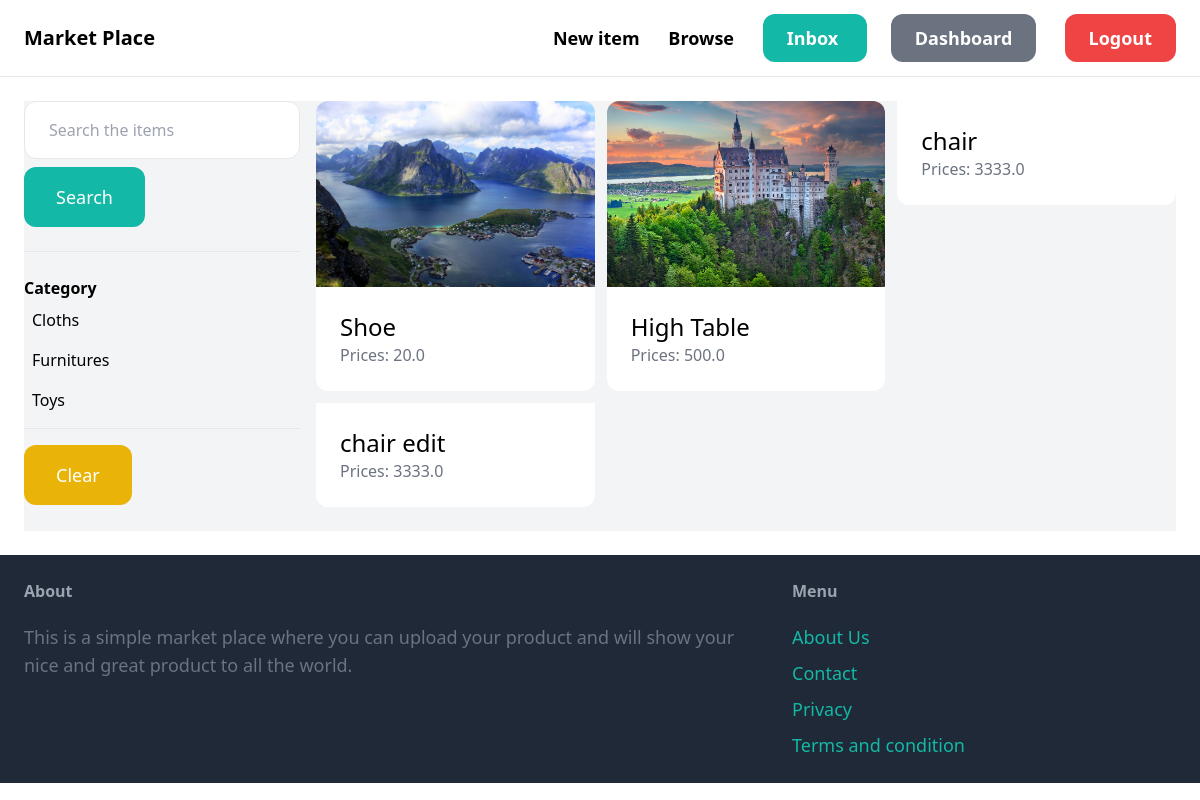
Screenshot of /item/items/ (signed in) with the database file from the repository.
### item/models.py (models this page shows, shortened)
class Category(models.Model):
    name=models.CharField(max_length=200)
    class Meta:
        ordering=('name', )
        verbose_name_plural='Categories'

class Item(models.Model):
    category=models.ForeignKey(Category, related_name='items', on_delete=models.CASCADE)
    name =models.CharField(max_length=200)
    description=models.TextField(max_length=255)
    price=models.FloatField()
    image=models.ImageField(upload_to='items_image', blank=True, null=True)
    is_sold=models.BooleanField(default=False)
    created_by= models.ForeignKey(User, related_name='items', on_delete=models.CASCADE)
    created_at=models.DateTimeField(auto_now_add=True)

### item/views.py (the view)
# urls.py: path("items/", views.items, name='items')
@login_required
def items(request):
    query= request.GET.get('query', '')
    category_id=request.GET.get('category', 0)
    categories=Category.objects.all()
    items=Item.objects.filter(is_sold=False)
    if category_id:
        items=items.filter(category_id=category_id)
    if query:
        items=items.filter (Q(name__icontains=query))
    return render (request, 'item/items.html', {
        'items':items,
        'query':query,
        'categories':categories,
        'category_id':int(category_id)
    })

### item/templates/item/items.html (shortened to what this page needs)
{% extends 'core/base.html' %}
{% block content %}
<div class="pb-6 grid grid-cols-4 gap-4 bg-gray-100">
    <div class="col-span-1">
        <form   action="{% url 'item:items' %}" >
            <input name="query" type="text" class="w-full py-4 px-6 border rounded-xl" value="{{query}}" placeholder="Search the items">
            <button class="mt-2 py-4 px-8 text-lg bg-teal-500 text-white rounded-xl">Search</button>
        </form>
        <hr class="my-6">
        <p class="font-semibold">Category</p>
        <ul>
            {% for category in categories %}
            <li class="py-2 px-2 rounded-xl {% if category.id == category_id %} bg-gray-200 {% endif %}">
                <a href="{% url 'item:items' %}?query={{query}}&category={{category.id}}">{{category.name}}</a>
            </li>
            {% endfor %}
        </ul>
        <hr class="my-2">
        <ul>
            <li><a href="{% url 'item:items' %}" class="mt-2 py-4 px-8 inline-block bg-yellow-500 text-lg rounded-xl text-white ">Clear</a></li>
        </ul>
    </div>
    <div class="col-span-3">
        <div class="grid grid-cols-3 gap-3">
            {% for item in items %}
                <div>
                    <a href="{% url 'item:details' item.id %}">
                        <div>
                            <img src="{{item.image.url }}" class="rounded-t-xl" alt="">
                        </div>
                        <div class="p-6 bg-white rounded-b-xl">
                            <h2 class="text-2xl">{{item.name}}</h2>
                            <p class="text-gray-500">Prices: {{item.price}}</p>
                        </div>
                    </a>
                </div>
            {% endfor %}
        </div>
    </div>
</div>
{% endblock %}

### rows the page displays
Category: name "Cloths"
Category: name "Furnitures"
Category: name "Toys"
Item: image (picture), name "Shoe", price "20.0"
Item: image (picture), name "High Table", price "500.0"
Item: name "chair", price "3333.0"
Item: name "chair edit", price "3333.0"
